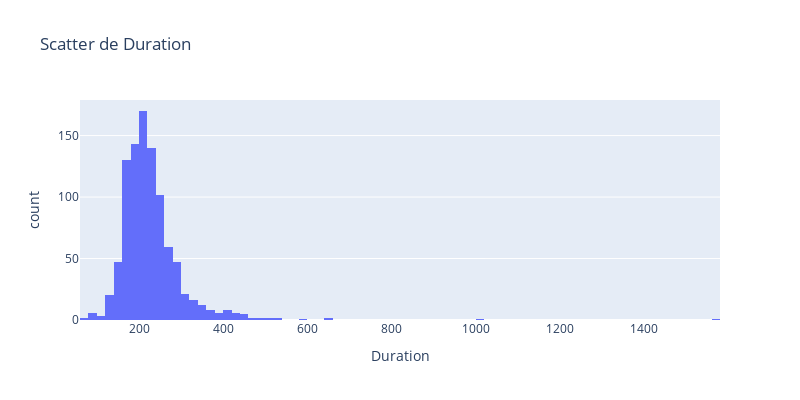

This figure's notebook cell:
### Code cell
fig = px.histogram(duration_dataset, x="Duration", title='Scatter de Duration', width=800, height=400)

fig.show()

### Figure 1 — Plotly figure (JSON) as saved in the notebook; plotly's stock layout.template omitted (floating-point values rounded to 4 significant figures; data arrays with more than 128 entries replaced by an {"elided": "..."} marker saying what was removed)
{"data": [{"alignmentgroup": "True", "bingroup": "x", "hovertemplate": "Duration=%{x}<br>count=%{y}<extra></extra>", "legendgroup": "", "marker": {"color": "#636efa", "pattern": {"shape": ""}}, "name": "", "offsetgroup": "", "orientation": "v", "showlegend": false, "type": "histogram", "x": {"elided": "964 int values"}, "xaxis": "x", "yaxis": "y"}], "layout": {"barmode": "relative", "height": 400, "legend": {"tracegroupgap": 0}, "title": {"text": "Scatter de Duration"}, "width": 800, "xaxis": {"anchor": "y", "domain": [0, 1], "title": {"text": "Duration"}}, "yaxis": {"anchor": "x", "domain": [0, 1], "title": {"text": "count"}}}}
